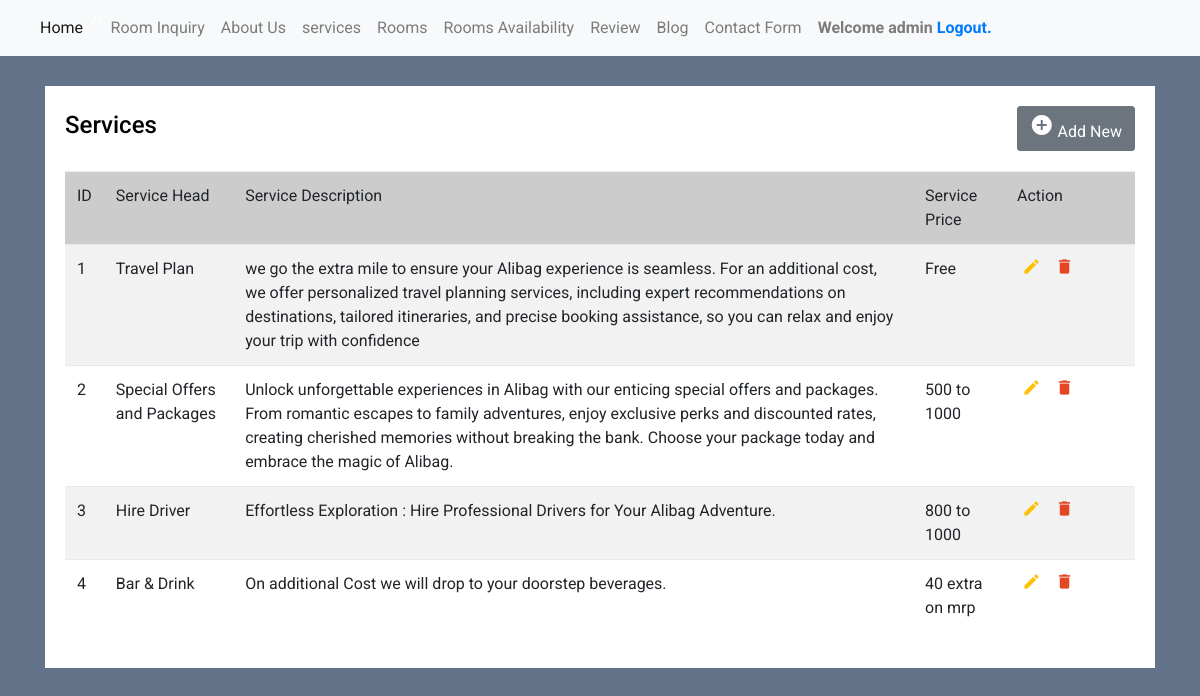
Page /admin/services.php (signed in) on the earlier database version.
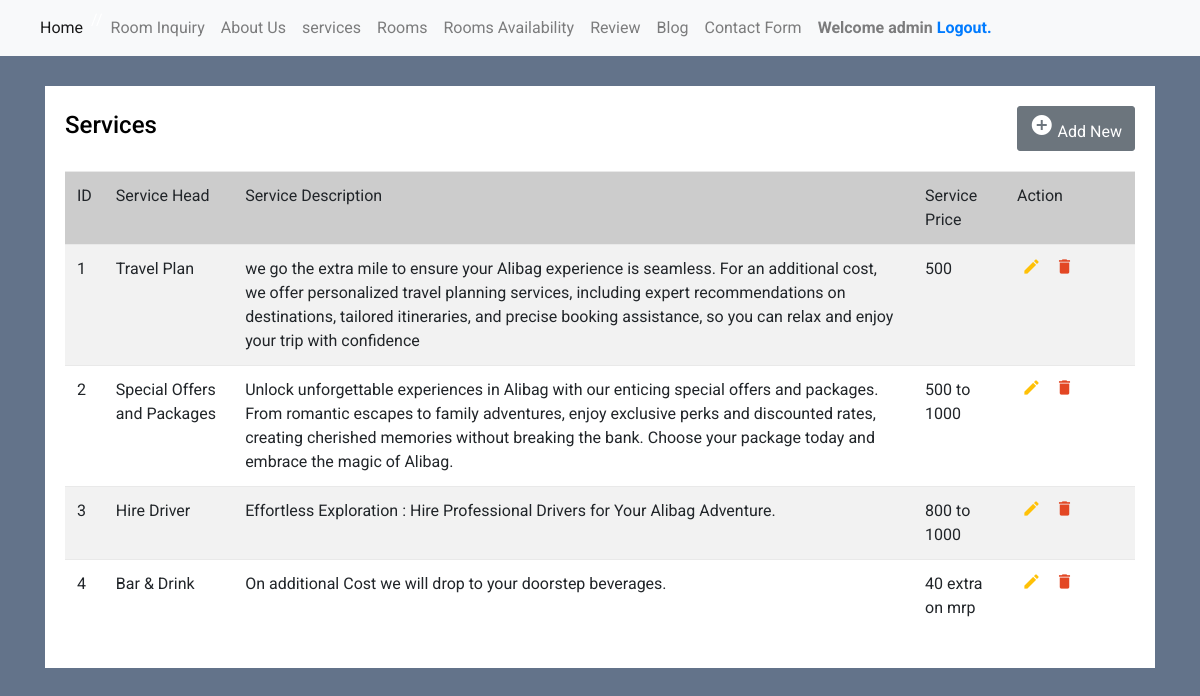
Same page on the later database version.
### tables this page shows
CREATE TABLE `services` (
  `id` int(11) NOT NULL,
  `service_head` varchar(50) NOT NULL,
  `service_liner` varchar(50) NOT NULL,
  `serv_stage` varchar(50) NOT NULL,
  `serv_desc` varchar(1000) NOT NULL,
  `serv_price` varchar(50) NOT NULL
);

### admin/services.php (the view, shortened to what this page needs)
<?php
include('dbconnection.php');
if(!isset($_SESSION['valid'])) {
    header('Location: index.php');
}
else
{
?>
<!DOCTYPE html>
<html lang="en">
<head>
<link rel="stylesheet" href="https://stackpath.bootstrapcdn.com/bootstrap/4.5.0/css/bootstrap.min.css">
<link rel="stylesheet" href="https://maxcdn.bootstrapcdn.com/font-awesome/4.7.0/css/font-awesome.min.css">
</head>
<body>
<nav class="navbar navbar-expand-lg navbar-light bg-light">
<div class="collapse navbar-collapse" id="navbarSupportedContent">
<ul class="navbar-nav mr-auto">
<li class="nav-item active">
<a class="nav-link" href="main.php">Home <span class="sr-only">(current)</span></a>
</li>
<li class="nav-item">
<a class="nav-link" href="room_inquiry.php">Room Inquiry</a>
</li>
<li class="nav-item">
<a class="nav-link" href="about_us.php">About Us</a>
</li>
<li class="nav-item">
<a class="nav-link" href="services.php">services</a>
</li>
<li class="nav-item">
<a class="nav-link" href="main.php">Rooms</a>
</li>
<li class="nav-item">
<a class="nav-link" href="room_availibility.php">Rooms Availability</a>
</li>
<li class="nav-item">
<a class="nav-link" href="review.php">Review</a>
</li>
<li class="nav-item">
<a class="nav-link" href="blog.php">Blog</a>
</li>
<li class="nav-item">
<a class="nav-link" href="contact.php">Contact Form</a>
</li>
<li class="nav-item">
<div class="nav-link"><b>Welcome <?php echo $_SESSION["username"]; ?> <a href="logout.php" tite="Logout">Logout.</a></b></div>
</li>
</ul>
</div>
</nav>
<div class="container-xl">
<div class="table-responsive">
<div class="table-wrapper">
<div class="table-title">
<div class="row">
<div class="col-sm-5">
<h2>Services</h2>
</div>
<div class="col-sm-7" align="right">
<a href="insert.php" class="btn btn-secondary"><i class="material-icons">&#xE147;</i> <span>Add New</span></a>
</div>
</div>
</div>
<table class="table table-striped table-hover">
<thead>
<tr bgcolor='#CCCCCC'>
<td>ID</td>
<td>Service Head</td>
<td>Service Description</td>
<td>Service Price</td>
<td>Action</td>
</tr>
</thead>
<tbody>
<?php
$ret=mysqli_query($con,"SELECT * FROM services");
$cnt=1;
$row=mysqli_num_rows($ret);
if($row>0){
while ($row=mysqli_fetch_array($ret)) {
?>
<tr>
<td><?php echo $cnt;?></td>
<td><?php  echo $row['serv_stage'];?></td>
<td><?php  echo $row['serv_desc'];?></td>
<td><?php  echo $row['serv_price'];?></td>
<td>
<?php
if($_SESSION["admin_status"] == "Y")
{
    ?>
    <a href="edit_services.php?editid=<?php echo htmlentities ($row['id']);?>" class="edit" title="Edit" data-toggle="tooltip"><i class="material-icons">&#xE254;</i></a>
    <a href="index.php?delid=<?php echo ($row['id']);?>" class="delete" title="Delete" data-toggle="tooltip" onclick="return confirm('Do you really want to Delete ?');"><i class="material-icons">&#xE872;</i></a>
    <?php
}
?>
</td>
</tr>
<?php
$cnt=$cnt+1;
} } else {?>
<tr>
    <th style="text-align:center; color:red;" colspan="6">No Record Found</th>
</tr>
<?php } ?>
</tbody>
</table>
</div>
</div>
</div>
</body>
</html>
<?php
}
?>

Differences in the rows shown:
changed services "Travel Plan": serv_price "Free" → "500"
